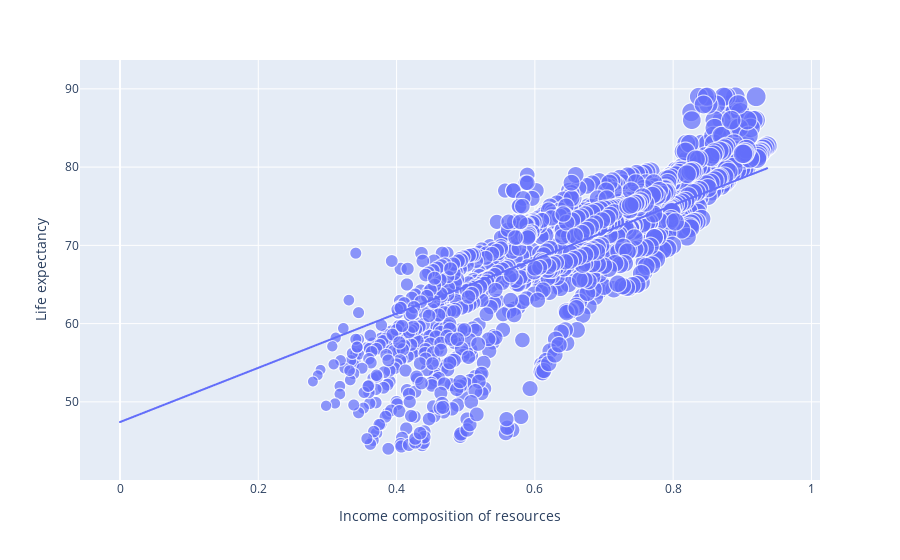

This figure's notebook cell:
### Code cell
#LINEAR REGRESSION - 'Income composition of resources' X 'Life expectancy' -----Strong Correlation-----

fig = px.scatter(data_frame = data, x = 'Income composition of resources', y = 'Life expectancy', size = 'Income composition of resources' , trendline = 'ols')
fig.show()

### Figure 1 — Plotly figure (JSON) as saved in the notebook; plotly's stock layout.template omitted (floating-point values rounded to 4 significant figures; data arrays with more than 128 entries replaced by an {"elided": "..."} marker saying what was removed)
{"data": [{"hovertemplate": "Income composition of resources=%{marker.size}<br>Life expectancy=%{y}<extra></extra>", "legendgroup": "", "marker": {"color": "#636efa", "size": {"elided": "1649 float values"}, "sizemode": "area", "sizeref": 0.00234, "symbol": "circle"}, "mode": "markers", "name": "", "showlegend": false, "type": "scattergl", "x": {"elided": "1649 float values"}, "xaxis": "x", "y": {"elided": "1649 float values"}, "yaxis": "y"}, {"hovertemplate": "<b>OLS trendline</b><br>Life expectancy = 34.6457 * Income composition of resources + 47.4217<br>R<sup>2</sup>=0.519960<br><br>Income composition of resources=%{x}<br>Life expectancy=%{y} <b>(trend)</b><extra></extra>", "legendgroup": "", "marker": {"color": "#636efa", "symbol": "circle"}, "mode": "lines", "name": "", "showlegend": false, "type": "scattergl", "x": {"elided": "1649 float values"}, "xaxis": "x", "y": {"elided": "1649 float values"}, "yaxis": "y"}], "layout": {"autosize": true, "legend": {"itemsizing": "constant", "tracegroupgap": 0}, "margin": {"t": 60}, "xaxis": {"anchor": "y", "autorange": true, "domain": [0, 1], "range": [-0.05657, 1.007], "title": {"text": "Income composition of resources"}, "type": "linear"}, "yaxis": {"anchor": "x", "autorange": true, "domain": [0, 1], "range": [38.46, 95.97], "title": {"text": "Life expectancy"}, "type": "linear"}}}
